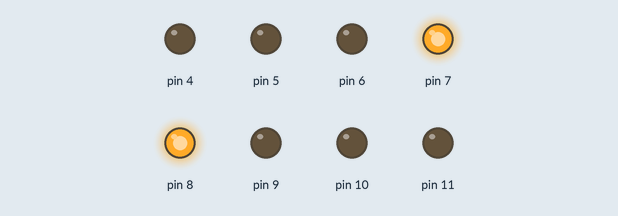
Recording of a sketch running on a simulated Arduino Uno, built with avr-gcc and run on an emulated ATmega328P. On the bench: output pins drawn as LEDs (lit = HIGH).

Above: at 0.2 s.
At 1.7 s:
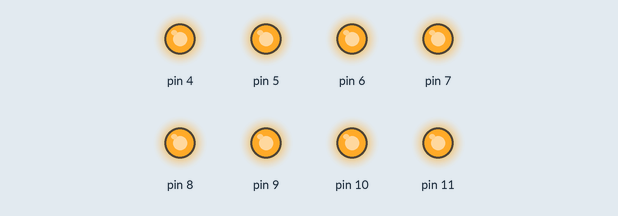
At 2.2 s:
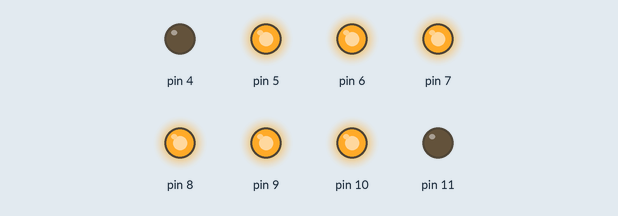
At 3.7 s:
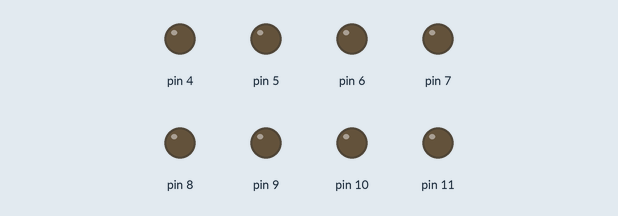
At 4.7 s:
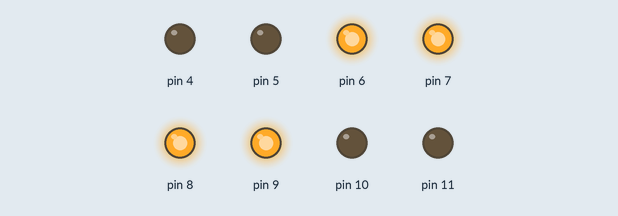
Timing chart, 0 to 5.2 s (numbered marks = the images above):
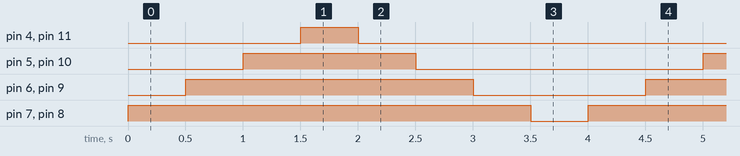

Measured:
- by itself, pin 4, pin 11: alternates HIGH for 0.50 s and LOW for 3.5 s
- by itself, pin 5, pin 10: alternates HIGH for 1.5 s and LOW for 2.5 s
- by itself, pin 6, pin 9: alternates HIGH for 2.5 s and LOW for 1.5 s
- by itself, pin 7, pin 8: alternates HIGH for 3.5 s and LOW for 0.50 s

The sketch:

multiple_led.ino
```cpp
void setup() {
  for(int i=4;i<=11;i++){
  pinMode(i,1);
 }
}

void loop() {
 for(int i=0;i<=3;i++){
  digitalWrite(7-i,1);
  digitalWrite(8+i,1);
  delay(500);
}
 for(int i=3;i>=0;i--){
 digitalWrite(7-i,0);
 digitalWrite(8+i,0);
 delay(500);
 }
}
```
